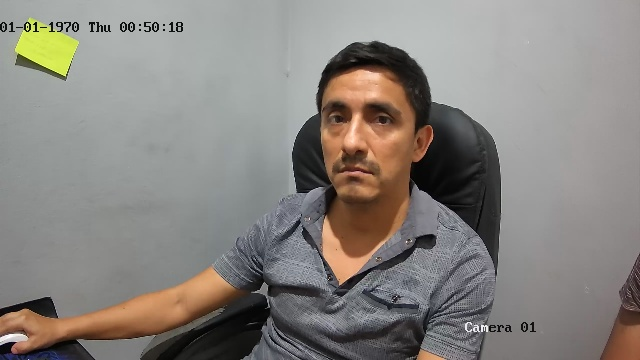
#> input picture imagenes_entrenamiento/D/D_0.jpg, 640 x 360 px; its folder holds only this picture in this run
$ python Entrenamientook.py
#> lines starting #> are read from the running program, lines starting #| are printed output that depends on the picture
import cv2
import numpy as np
import os

# Verificar clasificador Haar
haarcascade_path = 'haarcascade_frontalface_default.xml'
if not os.path.exists(haarcascade_path):
    print(f"Error: No se encuentra {haarcascade_path}")
    exit()
face_cascade = cv2.CascadeClassifier(haarcascade_path)

# Directorio de entrenamiento
training_dir = 'imagenes_entrenamiento'
if not os.path.exists(training_dir) or not os.listdir(training_dir):
    print(f"Error: El directorio '{training_dir}' no existe o está vacío.")
    exit()

# Inicializar datos de entrenamiento
faces = []
labels = []
label_dict = {}
current_label = 0

# Recorrer los directorios de usuarios
for name_dir in os.listdir(training_dir):
    person_dir = os.path.join(training_dir, name_dir)
    if os.path.isdir(person_dir):
        # Asociar el nombre del directorio con una etiqueta numérica
        label_dict[current_label] = name_dir
        # Recorrer las imágenes dentro del directorio de cada persona
        for filename in os.listdir(person_dir):
            if filename.endswith('.jpg'):
                img_path = os.path.join(person_dir, filename)
                img = cv2.imread(img_path)
#> img is the input picture: shape (360, 640, 3); mean B, G, R 126.9, 131.6, 136.1
                gray = cv2.cvtColor(img, cv2.COLOR_BGR2GRAY)
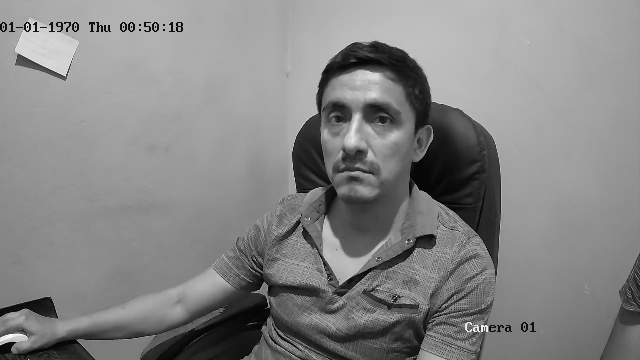
#> gray: shape (360, 640); min 0, max 254, mean 132.5
                # Detectar las caras en la imagen
                faces_rects = face_cascade.detectMultiScale(gray, 1.1, 4)
#> faces_rects = [[294, 69, 127, 127]]

                for (x, y, w, h) in faces_rects:
                    face = gray[y:y + h, x:x + w]
                    faces.append(face)
                    labels.append(current_label)
#> this loop made 1 pass
#> pass 1, `face = gray[y:y + h, x:x + w]`:
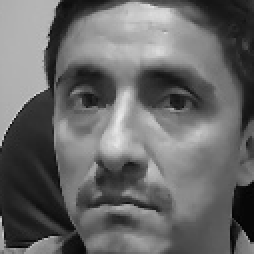
#> face: shape (127, 127) (shown 2 times larger); min 1, max 232, mean 104.5
#> after the loop, faces = 1 item; labels = [0]
        current_label += 1
#> pass 2 of the loop `for name_dir in os.listdir(training_dir):`:
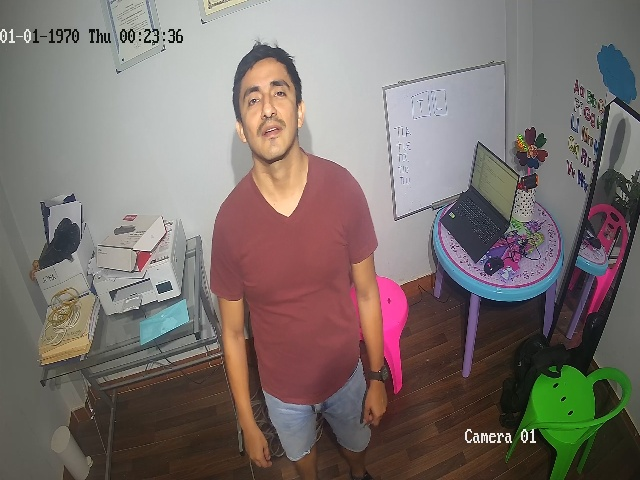
#> input picture imagenes_entrenamiento/Denis Chavez/Denis Chavez_0.jpg, 640 x 480 px
#> img is the input picture: shape (480, 640, 3); mean B, G, R 109.5, 113.5, 123.6
#> `gray = cv2.cvtColor(img, cv2.COLOR_BGR2GRAY)`:
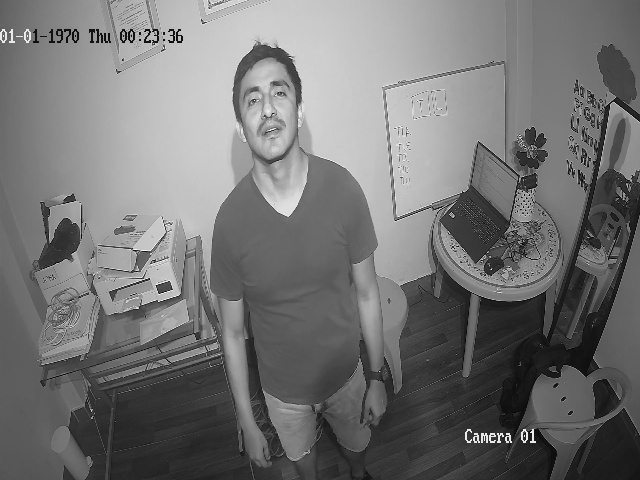
#> gray: shape (480, 640); min 0, max 254, mean 116.1
#> faces_rects = [[228, 65, 80, 80]]
#> the loop `for (x, y, w, h) in faces_rects:` made 1 pass
#> pass 1, `face = gray[y:y + h, x:x + w]`:
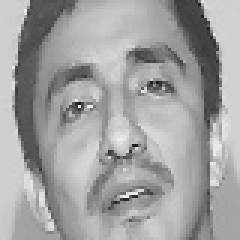
#> face: shape (80, 80) (shown 3 times larger); min 28, max 249, mean 160.9
#> after the loop `for (x, y, w, h) in faces_rects:`: faces = 2 items; labels = [0, 1]

# Verificar si se encontraron imágenes para entrenar
if len(faces) == 0 or len(labels) == 0:
    print("Error: No se encontraron datos suficientes para entrenar.")
    exit()

# Entrenar el modelo
face_recognizer = cv2.face.LBPHFaceRecognizer_create()
face_recognizer.train(faces, np.array(labels))
face_recognizer.save('modelo_reconocimiento.xml')
np.save('labels_dict.npy', label_dict)

print("Modelo entrenado correctamente.")
